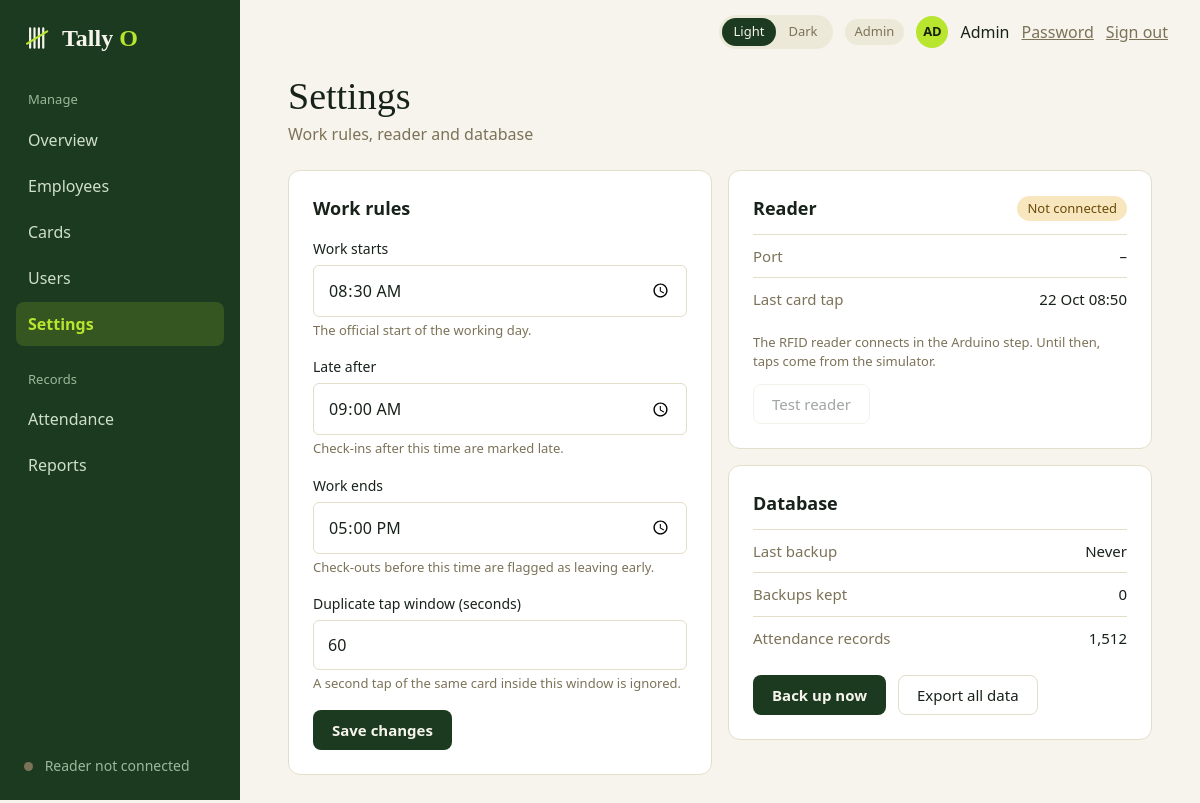
The app's page /admin/settings (signed in) with its own data.
### tables this page shows
CREATE TABLE settings (
    key   TEXT PRIMARY KEY,
    value TEXT NOT NULL
);

### admin.py (the view, shortened to what this page needs)
@bp.route("/settings", methods=["GET", "POST"])
@admin_only
def settings():
    conn = db.get_db()
    return _settings_page(settings_service.get_settings(conn))

### admin.py (called while the page is built)
def _settings_page(values, errors=None, status=200):
    conn = db.get_db()
    path = current_app.config["DATABASE"]
    return render_template(
        "admin_settings.html", values=values, errors=errors or {},
        reader_state=reader.status(), last_tap=queries.last_tap(conn),
        records=queries.attendance_count(conn), backup=backup_service.status(path),
        today=date.today().isoformat(), **shell_context("Settings")), status

### app.py (called while the page is built)
@app.context_processor
def inject_globals():
    return {"APP_NAME": APP_NAME, "APP_TAGLINE": APP_TAGLINE,
            "csrf_token": auth.csrf_token, "safe_url": safe_url,
            "reader": reader.status()}

@app.after_request
def no_store_when_signed_in(response):
    if "user" in session and request.endpoint != "static":
        response.headers["Cache-Control"] = "no-store"
    return response

### auth.py (called while the page is built)
def csrf_token():
    if "csrf" not in session:
        session["csrf"] = secrets.token_hex(16)
    return session["csrf"]

def login_required(view):
    @wraps(view)
    def wrapped(*args, **kwargs):
        user = session.get("user")
        if not user:
            return redirect(url_for("auth.login"))
        row = get_db().execute("SELECT is_active, must_change_password FROM users WHERE id = ?",
                               (user["id"],)).fetchone()
        if row is None or not row["is_active"]:       # deactivated since they signed in
            session.clear()
            return redirect(url_for("auth.login"))
        if row["must_change_password"] and request.endpoint not in ("account.password", "auth.logout"):
            return redirect(url_for("account.password"))
        return view(*args, **kwargs)
    return wrapped

def role_required(*roles):
    def decorator(view):
        @wraps(view)
        @login_required
        def wrapped(*args, **kwargs):
            if session["user"]["role"] not in roles:
                abort(403)
            return view(*args, **kwargs)
        return wrapped
    return decorator

### backup_service.py (called while the page is built)
def backup_dir(db_path):
    return Path(db_path).parent / "backups"

def list_backups(db_path):
    items = []
    for p in sorted(backup_dir(db_path).glob("tallyo-*.db"), reverse=True):
        stat = p.stat()
        items.append({"name": p.name, "path": p, "size_kb": max(stat.st_size // 1024, 1),
                      "taken_at": datetime.fromtimestamp(stat.st_mtime).strftime(TS)})
    return items

### db.py (called while the page is built)
def get_db():
    if "db" not in g:
        g.db = connect(current_app.config["DATABASE"])
    return g.db

### templates/admin_settings.html (shortened to what this page needs)
{% extends "app_shell.html" %}
{% macro rule(name, label, hint, values, errors, type='time', extra='') %}
  <label class="field">
    <span class="field-label">{{ label }}</span>
    <input class="input" type="{{ type }}" name="{{ name }}" value="{{ values[name] }}" {{ extra|safe }}
           {% if name in errors %}aria-invalid="true" aria-describedby="err-{{ name }}"{% endif %}>
    <span class="hint">{{ hint }}</span>
  </label>
{% endmacro %}
{% block content %}
  <h1 class="page-title">Settings</h1>
  <p class="muted mt-1">Work rules, reader and database</p>
  <div class="two-col mt-5">
    <form class="card card-pad" method="post">
      <h2 class="section-title">Work rules</h2>
      <div class="mt-4">
        {{ rule('work_start', 'Work starts', 'The official start of the working day.', values, errors) }}
        {{ rule('late_after', 'Late after', 'Check-ins after this time are marked late.', values, errors) }}
        {{ rule('work_end', 'Work ends', 'Check-outs before this time are flagged as leaving early.', values, errors) }}
        {{ rule('duplicate_window_seconds', 'Duplicate tap window (seconds)', 'A second tap of the same card inside this window is ignored.', values, errors, type='number', extra='min="5" max="600" step="1" inputmode="numeric"') }}
      </div>
      <button class="btn" type="submit">Save changes</button>
    </form>
    <div class="stack-cards">
      <section class="card card-pad">
        <div class="row between">
          <h2 class="section-title">Reader</h2>
          {% if reader_state.connected %}<span class="pill pill-ok">Connected</span>{% else %}<span class="pill pill-late">Not connected</span>{% endif %}
        </div>
        <div class="kv mt-3"><span class="muted">Port</span><span>{{ reader_state.port or '–' }}</span></div>
        <div class="kv"><span class="muted">Last card tap</span><span>{{ last_tap | when(today) }}</span></div>
        <p class="muted small mt-3">The RFID reader connects in the Arduino step. Until then, taps come from the simulator.</p>
        <button class="btn btn-secondary mt-3" type="button" disabled>Test reader</button>
      </section>
      <section class="card card-pad">
        <h2 class="section-title">Database</h2>
        <div class="kv mt-3"><span class="muted">Last backup</span><span>{{ backup.latest.taken_at | when(today) if backup.latest else 'Never' }}</span></div>
        <div class="kv"><span class="muted">Backups kept</span><span>{{ backup.count }}</span></div>
        <div class="kv"><span class="muted">Attendance records</span><span>{{ '{:,}'.format(records) }}</span></div>
        <div class="row wrap gap-3 mt-4">
          <form class="inline-form" method="post" action="{{ url_for('admin.settings_backup') }}">
            <button class="btn" type="submit">Back up now</button>
          </form>
          <a class="btn btn-secondary" href="{{ url_for('admin.settings_export') }}">Export all data</a>
        </div>
      </section>
    </div>
  </div>
{% endblock %}

### static/css/base.css (style rules this page uses)
:root { --font-sans: Calibri, Carlito, "Segoe UI", system-ui, -apple-system, sans-serif; --font-serif: Charter, "Bitstream Charter", "Sitka Text", Cambria, Georgia, serif; --space-1: 0.25rem; --space-2: 0.5rem; --space-3: 0.75rem; --space-4: 1rem; --space-5: 1.5rem; --space-6: 2rem; --space-7: 3rem; --radius-sm: 6px; --radius-md: 8px; --radius-lg: 12px; --radius-pill: 999px; --sidebar-width: 240px; }
:root, html[data-theme="light"] { color-scheme: light; --bg: #F6F4EC; --surface: #FFFFFF; --text: #17221A; --muted: #7C7258; --subtle: #5C6558; --line: #E3DEC9; --soft: #EDE9D8; --primary: #1B3A1F; --on-primary: #F6F4EC; --accent: #B8E62E; --on-accent: #17200A; --link: #1B3A1F; --brand-accent: #7DB82A; --ring: rgba(27, 58, 31, 0.25); --ok-bg: #E3F2BC; --ok-fg: #2E4A0B; --late-bg: #F8E7BE; --late-fg: #6B4A08; --bad-bg: #F4DAD2; --bad-fg: #7A2E22; --sidebar-bg: #1B3A1F; --sidebar-text: #CFE0C8; --sidebar-muted: #9DB89B; --sidebar-active-bg: rgba(184, 230, 46, 0.16); --sidebar-active-text: #B8E62E; }
*, *::before, *::after { box-sizing: border-box; }
* { margin: 0; }
html { -webkit-text-size-adjust: 100%; }
body { font-family: var(--font-sans); font-size: 1rem; line-height: 1.5; color: var(--text); background: var(--bg); -webkit-font-smoothing: antialiased; }
button, input, select, textarea { font: inherit; color: inherit; }
a { color: var(--link); }
.page-title { font-family: var(--font-serif); font-weight: 400; font-size: 2.375rem; line-height: 1.1; }
.section-title { font-size: 1.125rem; font-weight: 700; }
.muted { color: var(--muted); }
.btn { display: inline-flex; align-items: center; justify-content: center; gap: var(--space-2); padding: 0.625rem 1.125rem; border: 1px solid transparent; border-radius: var(--radius-md); background: var(--primary); color: var(--on-primary); font-size: 0.9375rem; font-weight: 700; line-height: 1.2; text-decoration: none; cursor: pointer; }
.btn:disabled { opacity: 0.4; cursor: not-allowed; }
.btn-secondary { background: var(--surface); color: var(--text); border-color: var(--line); font-weight: 400; }
.card { background: var(--surface); border: 1px solid var(--line); border-radius: var(--radius-lg); }
.card-pad { padding: var(--space-5); }
.pill { display: inline-block; padding: 0.1875rem 0.625rem; border-radius: var(--radius-pill); background: var(--soft); color: var(--muted); font-size: 0.8125rem; white-space: nowrap; }
.pill-late { background: var(--late-bg); color: var(--late-fg); }
.field { display: block; margin-bottom: var(--space-4); }
.field-label { display: block; margin-bottom: 0.375rem; font-size: 0.875rem; }
.hint { display: block; margin-top: var(--space-1); font-size: 0.8125rem; color: var(--muted); }
.input { width: 100%; padding: 0.75rem 0.875rem; background: var(--surface); border: 1px solid var(--line); border-radius: var(--radius-sm); }
.inline-form { display: inline; }
.row { display: flex; align-items: center; }
.wrap { flex-wrap: wrap; }
.between { justify-content: space-between; }
.gap-3 { gap: var(--space-3); }
.mt-1 { margin-top: var(--space-1); }
.mt-3 { margin-top: var(--space-3); }
.mt-4 { margin-top: var(--space-4); }

### static/css/dashboard.css (style rules this page uses)
.mt-5 { margin-top: var(--space-5); }
.small { font-size: 0.8125rem; }
.two-col { display: grid; grid-template-columns: repeat(auto-fit, minmax(19rem, 1fr)); gap: var(--space-4); align-items: start; }
.kv { display: flex; justify-content: space-between; gap: var(--space-3); padding: 0.625rem 0; border-top: 1px solid var(--line); font-size: 0.9375rem; }
.stack-cards { display: grid; gap: var(--space-4); }
.kv { display: flex; align-items: center; justify-content: space-between; gap: var(--space-3); padding: 0.625rem 0; border-top: 1px solid var(--line); font-size: 0.9375rem; }
:root, html[data-theme="light"] { --chart-ok: #7DB82A; --chart-low: #E2A52B; }

### records on screen
settings: work_start "08:30"
settings: late_after "09:00"
settings: work_end "17:00"
settings: duplicate_window_seconds "60"

### other values on screen
{{ APP_NAME[:-1] }} "Tally"
{{ APP_NAME[-1]|upper }} "O"
{{ group.label }} "Manage" "Records"
{{ link.name }} "Overview" "Employees" "Cards" "Users" "Settings" "Attendance" "Reports"
{{ reader.label }} "Reader not connected"
{{ role_label }} "Admin"
{{ user_initials }} "AD"
{{ user_name }} "Admin"
{{ label }} "Work starts Late after Work ends Duplicate tap window (seconds)"
{{ hint }} "The official start of the working day. Check-ins after this time are marked late. Check-outs before this time are flagged as leaving early. A second tap of the same card inside this window is ignored."
{{ reader_state.port or '–' }} "–"
{{ last_tap | when(today) }} "22 Oct 08:50"
{{ backup.latest.taken_at | when(today) if backup.latest else 'Never' }} "Never"
{{ backup.count }} "0"
{{ '{:,}'.format(records) }} "1,512"
